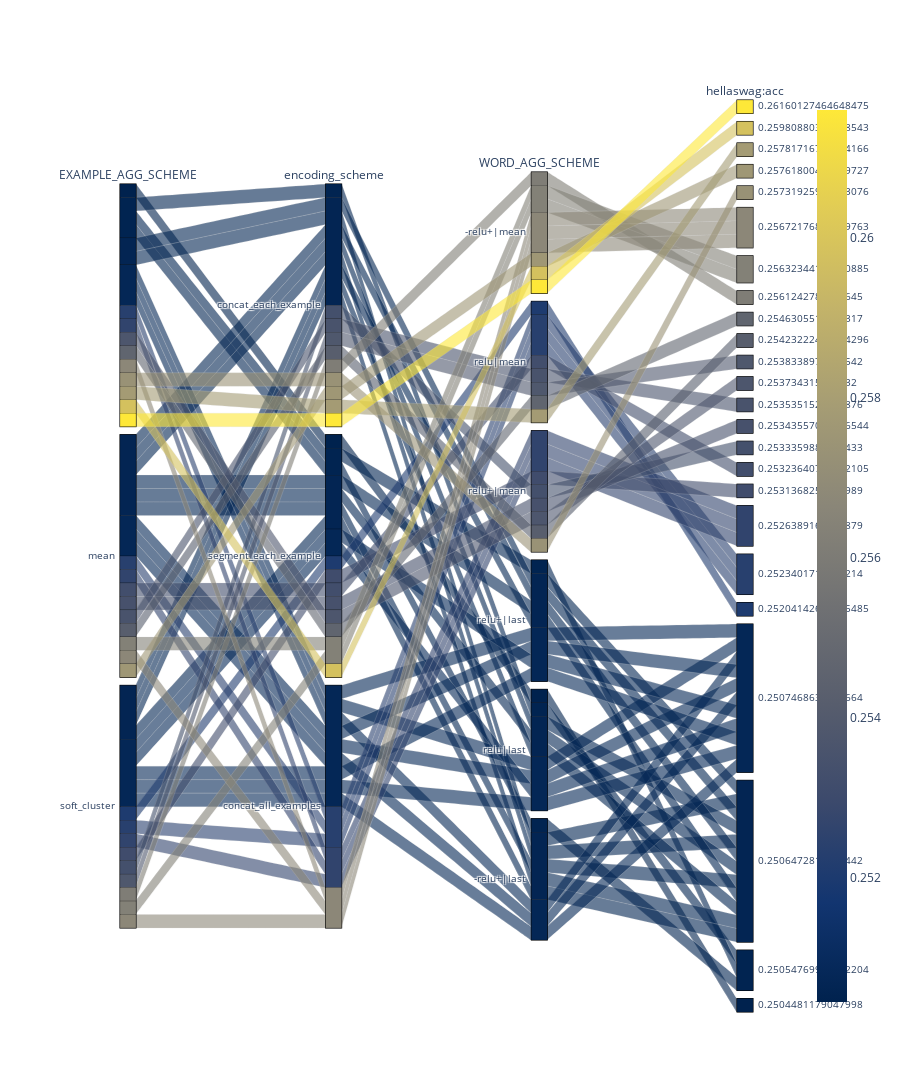

Here is the notebook cell this chart was saved with:
### Code cell
all_df_sim4 = read_results(dir = '../lmeval_results_sim_all')
df_hellaswag_sim4 = task_metrics(all_df_sim4, ['hellaswag:acc'], sort_metrics=['hellaswag:acc'])
df_hellaswag_sim4 = df_hellaswag_sim4[df_hellaswag_sim4.WORD_AGG_SCHEME.apply(lambda s: s is not None and 'relu' in s)]
fig_parcats(df_hellaswag_sim4, 'hellaswag:acc', ['hellaswag:acc_stderr', 'mtime', 'filename', 'date'], height=1500)

### Figure 1 — Plotly figure (JSON) as saved in the notebook; plotly's stock layout.template omitted (floating-point values rounded to 4 significant figures)
{"data": [{"arrangement": "freeform", "dimensions": [{"label": "EXAMPLE_AGG_SCHEME", "values": [null, null, null, "mean", null, "soft_cluster", null, "mean", "soft_cluster", "mean", "soft_cluster", null, "mean", "soft_cluster", null, "mean", "mean", "soft_cluster", "mean", "soft_cluster", null, "mean", "soft_cluster", null, "soft_cluster", "mean", "soft_cluster", "mean", "mean", "soft_cluster", null, "soft_cluster", "soft_cluster", null, null, "soft_cluster", "soft_cluster", "mean", "mean", "soft_cluster", "mean", "mean", null, "mean", "soft_cluster", "mean", "soft_cluster", "mean", "soft_cluster", null, null, null, null, null]}, {"label": "encoding_scheme", "values": ["concat_each_example", "segment_each_example", "concat_each_example", "concat_each_example", "concat_each_example", "concat_all_examples", "concat_all_examples", "concat_all_examples", "segment_each_example", "segment_each_example", "concat_each_example", "segment_each_example", "concat_each_example", "concat_each_example", "segment_each_example", "concat_each_example", "segment_each_example", "concat_each_example", "segment_each_example", "segment_each_example", "concat_all_examples", "concat_all_examples", "concat_all_examples", "concat_all_examples", "concat_all_examples", "concat_all_examples", "segment_each_example", "concat_all_examples", "concat_all_examples", "concat_all_examples", "concat_all_examples", "segment_each_example", "segment_each_example", "concat_all_examples", "concat_all_examples", "concat_all_examples", "concat_all_examples", "concat_all_examples", "concat_each_example", "concat_each_example", "segment_each_example", "segment_each_example", "concat_each_example", "concat_each_example", "segment_each_example", "segment_each_example", "concat_each_example", "concat_each_example", "concat_each_example", "concat_each_example", "segment_each_example", "segment_each_example", "concat_each_example", "segment_each_example"]}, {"label": "WORD_AGG_SCHEME", "values": ["-relu+|mean", "-relu+|mean", "relu|mean", "-relu+|mean", "relu+|mean", "-relu+|mean", "-relu+|mean", "-relu+|mean", "-relu+|mean", "-relu+|mean", "-relu+|mean", "relu|mean", "relu+|mean", "relu|mean", "relu+|mean", "relu|mean", "relu+|mean", "relu+|mean", "relu|mean", "relu+|mean", "relu+|mean", "relu+|mean", "relu+|mean", "relu|mean", "relu|mean", "relu|mean", "relu|mean", "relu+|last", "relu|last", "relu|last", "relu|last", "relu|last", "relu+|last", "relu+|last", "-relu+|last", "relu+|last", "-relu+|last", "-relu+|last", "-relu+|last", "relu|last", "relu+|last", "-relu+|last", "relu+|last", "relu|last", "-relu+|last", "relu|last", "relu+|last", "relu+|last", "-relu+|last", "-relu+|last", "-relu+|last", "relu+|last", "relu|last", "relu|last"]}, {"label": "hellaswag:acc", "values": [0.2616, 0.2598, 0.2578, 0.2576, 0.2573, 0.2567, 0.2567, 0.2567, 0.2563, 0.2563, 0.2561, 0.2546, 0.2542, 0.2538, 0.2537, 0.2535, 0.2534, 0.2533, 0.2532, 0.2531, 0.2526, 0.2526, 0.2526, 0.2523, 0.2523, 0.2523, 0.252, 0.2507, 0.2507, 0.2507, 0.2507, 0.2507, 0.2507, 0.2507, 0.2507, 0.2507, 0.2507, 0.2507, 0.2506, 0.2506, 0.2506, 0.2506, 0.2506, 0.2506, 0.2506, 0.2506, 0.2506, 0.2506, 0.2506, 0.2506, 0.2505, 0.2505, 0.2505, 0.2504]}], "hoveron": "color", "line": {"color": [0.2616, 0.2598, 0.2578, 0.2576, 0.2573, 0.2567, 0.2567, 0.2567, 0.2563, 0.2563, 0.2561, 0.2546, 0.2542, 0.2538, 0.2537, 0.2535, 0.2534, 0.2533, 0.2532, 0.2531, 0.2526, 0.2526, 0.2526, 0.2523, 0.2523, 0.2523, 0.252, 0.2507, 0.2507, 0.2507, 0.2507, 0.2507, 0.2507, 0.2507, 0.2507, 0.2507, 0.2507, 0.2507, 0.2506, 0.2506, 0.2506, 0.2506, 0.2506, 0.2506, 0.2506, 0.2506, 0.2506, 0.2506, 0.2506, 0.2506, 0.2505, 0.2505, 0.2505, 0.2504], "coloraxis": "coloraxis"}, "type": "parcats"}], "layout": {"coloraxis": {"colorbar": {"len": 1, "lenmode": "fraction", "y": 1, "yanchor": "top"}, "colorscale": [[0, "#00224e"], [0.1111, "#123570"], [0.2222, "#3b496c"], [0.3333, "#575d6d"], [0.4444, "#707173"], [0.5556, "#8a8678"], [0.6667, "#a59c74"], [0.7778, "#c3b369"], [0.8889, "#e1cc55"], [1, "#fee838"]], "showscale": true}, "height": 1500}}
